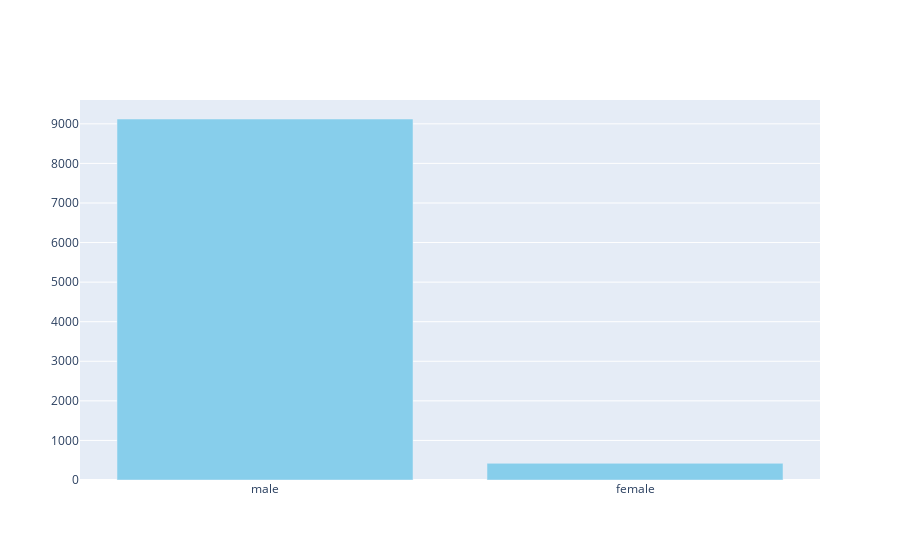

Notebook code for this chart:
### Code cell
fig = go.Figure(data=[go.Bar(x=gender_distribution.index, y=gender_distribution.values, marker_color="skyblue")])
fig.show()

### Figure 1 — Plotly figure (JSON) as saved in the notebook; plotly's stock layout.template omitted (floating-point values rounded to 4 significant figures)
{"data": [{"marker": {"color": "skyblue"}, "x": ["male", "female"], "y": [9122, 422], "type": "bar"}], "layout": {}}
